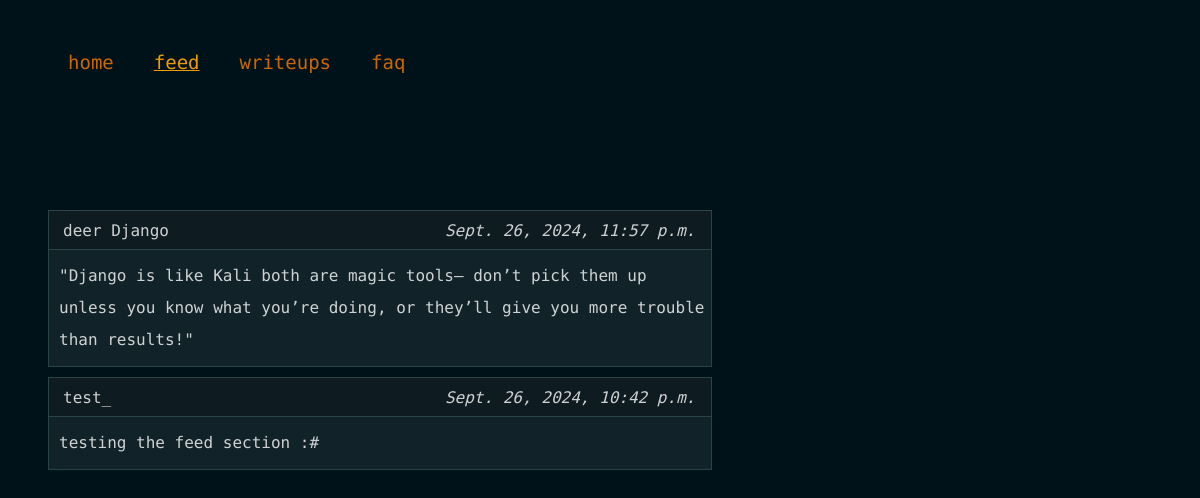
Before: /feed with the older database file.
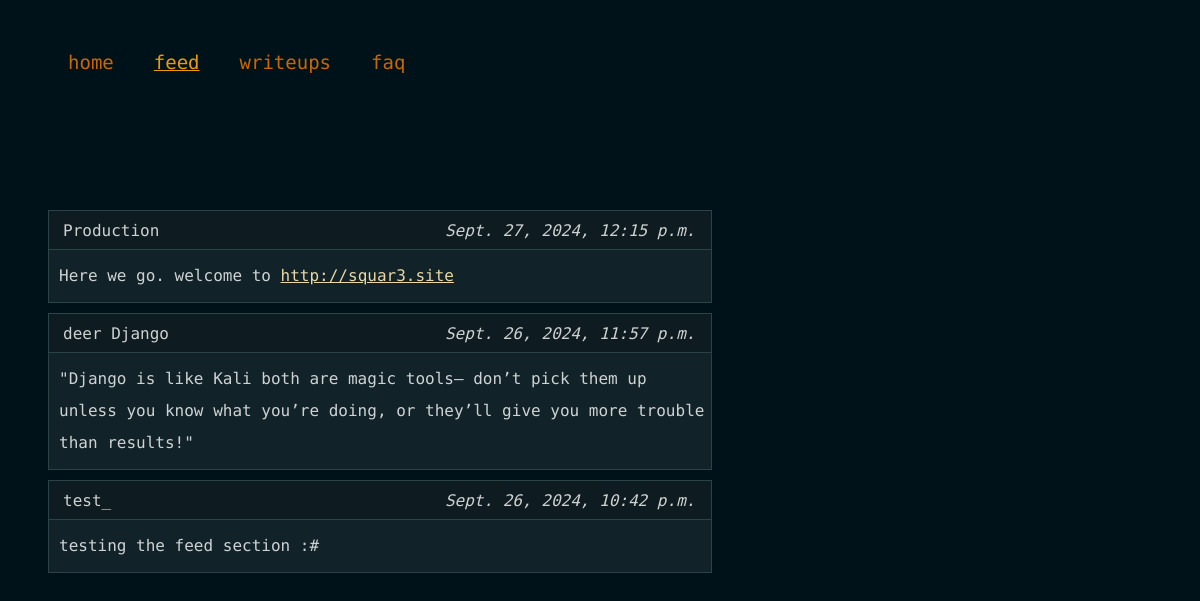
After: the same page with the newer database file.
### core/models.py (models this page shows, shortened)
class Feed(models.Model):
    author = models.CharField(max_length=16,default='squar3')
    title = models.CharField(max_length=64,default='')
    content = models.TextField(default='')
    creation_time = models.DateTimeField(default=timezone.now);
    class Meta:
        ordering = ('-creation_time',)

### core/views.py (the view)
# urls.py: path('feed',feed,name='feed'),
def feed(request):
    feeds = Feed.objects.all()
    return render(request,'feed.html',{
        'feeds' : feeds,
    })

### core/templates/feed.html (shortened to what this page needs)
{% extends 'base.html' %}
{% block content %}
<div class="feedList">
	{% for feed in feeds %}
		<div class="feed">
			<div class="title">
				<label>{{ feed.title }}</label>
				<em>{{ feed.creation_time}} </em>
			</div>
			<hr>
			<div class="ctx">
				{{ feed.content | safe }}
			</div>
		</div>
	{% endfor %}
</div>
{% endblock %}

Changed rows visible on the page:
added Feed: title "Production", creation_time "Sept. 27, 2024, 12:15 p.m.", content "Here we go. welcome to http://squar3.site"
